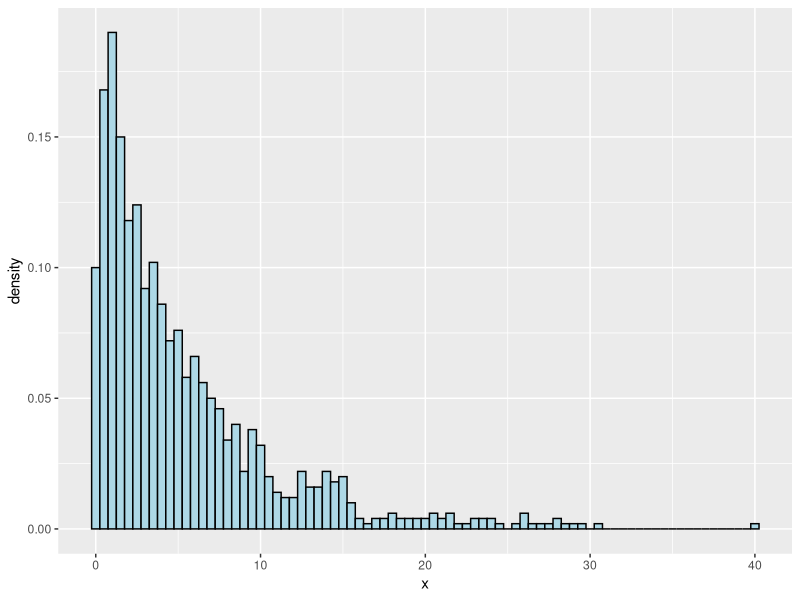
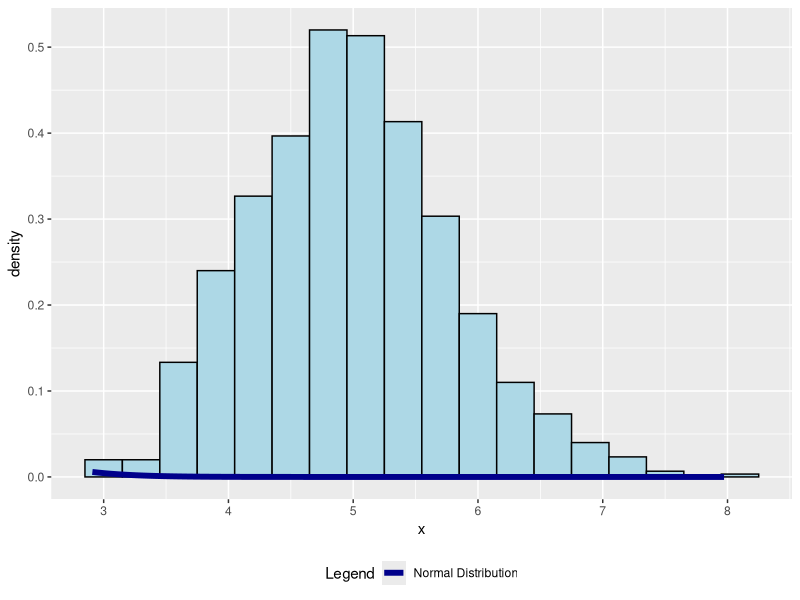

These charts were generated, in order, by the following R code:
## ---- chunk 1
set.seed(109)
nSim = 1000
n <- 40
lambda <- 0.2
simulations <- data.frame(x=replicate(nSim, mean(rexp(n, lambda))))
## ---- chunk 2
simulated_mean <- mean(simulations$x)
simulated_mean
## ---- chunk 3
simulated_sd <- sd(simulations$x)
simulated_sd
## ---- chunk 4
expected_sd <- (1/lambda)/sqrt(n)
expected_sd
## ---- chunk 5
simulated_variance <- var(simulations$x)
simulated_variance
## ---- chunk 6
expected_variance <- ((1/lambda)/sqrt(n))^2
expected_variance
## ---- chunk 7
library(ggplot2)
set.seed(109)
simulations_2 <- data.frame(x=rexp(nSim, lambda))
g2 <- ggplot(data = simulations_2, aes(x = x)) + 
      geom_histogram(aes(y=..density..), fill = 'lightblue', 
                    binwidth = 0.5, color = 'black') 
print(g2)
## ---- chunk 8
g <- ggplot(data = simulations, aes(x = x)) + 
     geom_histogram(aes(y=..density..), fill = 'lightblue', 
                    binwidth = 0.3, color = 'black') 
g <- g + stat_function(fun = dnorm, arg = list(mean = 5, sd =   
     expected_sd), size = 2, aes(colour = 'darkblue'))
g <- g + scale_colour_manual(name='Legend', values=c('darkblue'), labels='Normal Distribution')
g <- g + theme(legend.position="bottom")
print(g)
